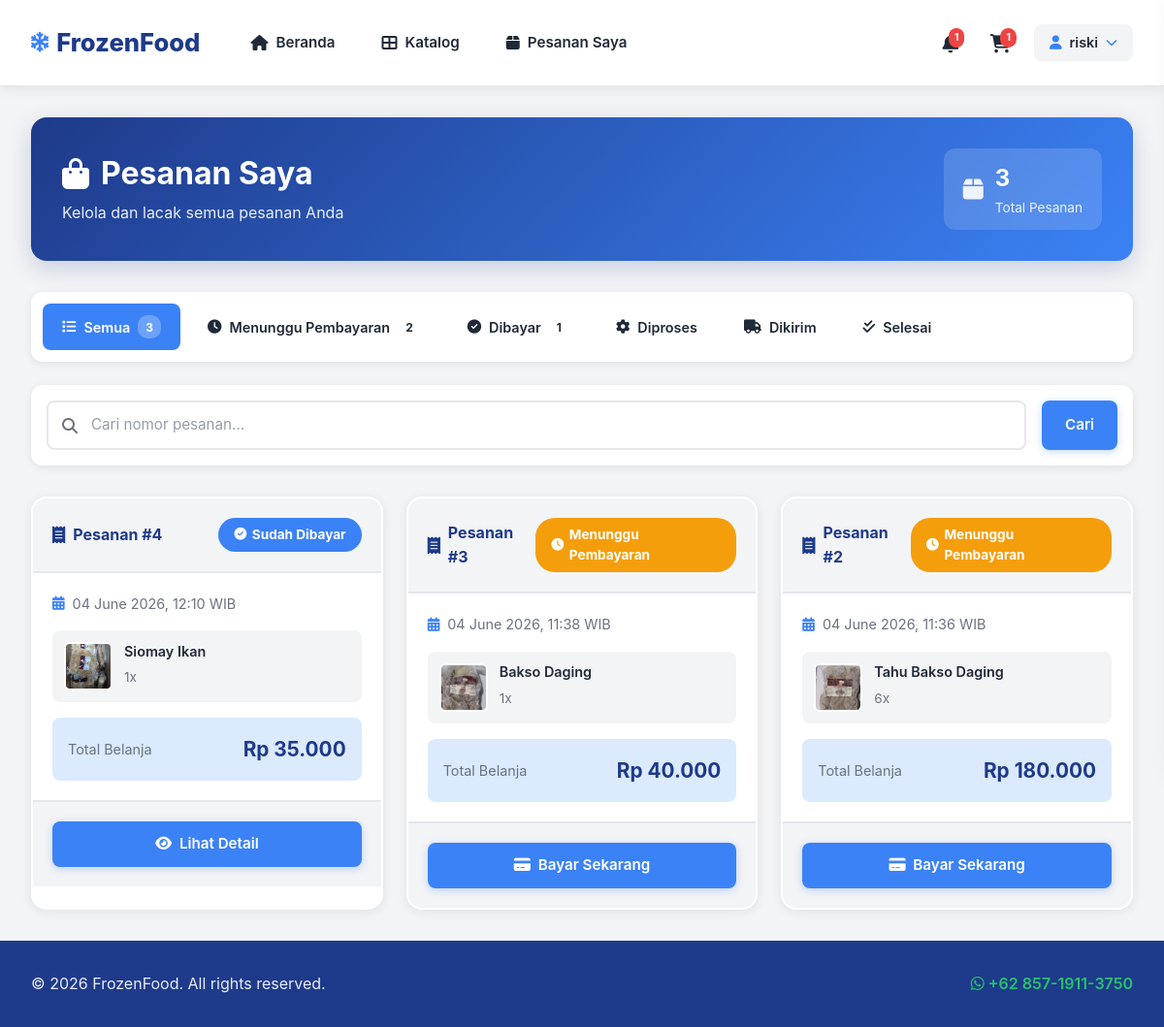
Page /my_orders.php (signed in) on the committed database.
### tables this page shows
CREATE TABLE `orders` (
  `id` int(11) NOT NULL,
  `user_id` int(11) NOT NULL,
  `total_amount` decimal(10,2) NOT NULL,
  `status` enum('pending','paid','processing','shipped','completed','cancelled') DEFAULT 'pending',
  `payment_method` enum('bank_transfer','cod','e_wallet') DEFAULT 'bank_transfer',
  `shipping_address` text DEFAULT NULL,
  `notes` text DEFAULT NULL,
  `created_at` timestamp NULL DEFAULT current_timestamp(),
  `updated_at` timestamp NULL DEFAULT current_timestamp() ON UPDATE current_timestamp(),
  `shipping_service` varchar(20) DEFAULT 'gojek',
  `shipping_cost` int(11) DEFAULT 15000
);

CREATE TABLE `order_items` (
  `id` int(11) NOT NULL,
  `order_id` int(11) NOT NULL,
  `product_id` int(11) NOT NULL,
  `quantity` int(11) NOT NULL,
  `price` decimal(10,2) NOT NULL
);

CREATE TABLE `products` (
  `id` int(11) NOT NULL,
  `name` varchar(100) NOT NULL,
  `description` text DEFAULT NULL,
  `price` decimal(10,2) NOT NULL,
  `stock` int(11) DEFAULT 0,
  `image` varchar(255) DEFAULT NULL,
  `category` varchar(50) DEFAULT NULL,
  `created_at` timestamp NULL DEFAULT current_timestamp()
);

### my_orders.php (the view, shortened to what this page needs)
<?php
require_once 'config/database.php';
$user_id = $_SESSION['user_id'];
$status_filter = $_GET['status'] ?? 'all';
$search = $_GET['search'] ?? '';
$sql = "SELECT * FROM orders WHERE user_id = ?";
$params = [$user_id];
$sql .= " ORDER BY created_at DESC";
$stmt = $pdo->prepare($sql);
$stmt->execute($params);
$orders = $stmt->fetchAll();
$stats = [
    'all' => 0,
    'pending' => 0,
    'paid' => 0,
    'processing' => 0,
    'shipped' => 0,
    'completed' => 0,
    'cancelled' => 0
];
$stmt = $pdo->prepare("SELECT status, COUNT(*) as count FROM orders WHERE user_id = ? GROUP BY status");
$stmt->execute([$user_id]);
$status_counts = $stmt->fetchAll();
foreach ($status_counts as $row) {
    $stats[$row['status']] = $row['count'];
    $stats['all'] += $row['count'];
}
?>
<!DOCTYPE html>
<html lang="id">
<head>
    <link rel="stylesheet" href="https://cdnjs.cloudflare.com/ajax/libs/font-awesome/6.4.0/css/all.min.css">
    <link rel="stylesheet" href="assets/css/style.css?v=5.0">
</head>
<body>
    <?php include 'includes/header.php'; ?>
    <main class="container">
        <div class="page-header-orders">
            <div>
                <h1><i class="fas fa-shopping-bag"></i> Pesanan Saya</h1>
                <p class="page-subtitle">Kelola dan lacak semua pesanan Anda</p>
            </div>
            <div class="header-stats">
                <div class="stat-item-small">
                    <i class="fas fa-box"></i>
                    <div>
                        <strong><?= $stats['all'] ?></strong>
                        <span>Total Pesanan</span>
                    </div>
                </div>
            </div>
        </div>
        <div class="orders-filter-tabs">
            <a href="?status=all" class="filter-tab <?= $status_filter === 'all' ? 'active' : '' ?>">
                <i class="fas fa-list"></i> Semua
                <?php if ($stats['all'] > 0): ?><span class="tab-badge"><?= $stats['all'] ?></span><?php endif; ?>
            </a>
            <a href="?status=pending" class="filter-tab <?= $status_filter === 'pending' ? 'active' : '' ?>">
                <i class="fas fa-clock"></i> Menunggu Pembayaran
                <?php if ($stats['pending'] > 0): ?><span
                    class="tab-badge"><?= $stats['pending'] ?></span><?php endif; ?>
            </a>
            <a href="?status=paid" class="filter-tab <?= $status_filter === 'paid' ? 'active' : '' ?>">
                <i class="fas fa-check-circle"></i> Dibayar
                <?php if ($stats['paid'] > 0): ?><span class="tab-badge"><?= $stats['paid'] ?></span><?php endif; ?>
            </a>
            <a href="?status=processing" class="filter-tab <?= $status_filter === 'processing' ? 'active' : '' ?>">
                <i class="fas fa-cog"></i> Diproses
            </a>
            <a href="?status=shipped" class="filter-tab <?= $status_filter === 'shipped' ? 'active' : '' ?>">
                <i class="fas fa-truck"></i> Dikirim
            </a>
            <a href="?status=completed" class="filter-tab <?= $status_filter === 'completed' ? 'active' : '' ?>">
                <i class="fas fa-check-double"></i> Selesai
            </a>
        </div>
        <div class="orders-search">
            <form method="GET" action="" class="search-form">
                <div class="search-input-group">
                    <i class="fas fa-search"></i>
                    <input type="text" name="search" placeholder="Cari nomor pesanan..."
                        value="<?= htmlspecialchars($search) ?>">
                </div>
                <button type="submit" class="btn btn-primary">Cari</button>
            </form>
        </div>
        <?php if (count($orders) > 0): ?>
        <div class="orders-grid">
            <?php foreach ($orders as $order):
                $stmt = $pdo->prepare("SELECT oi.*, p.name, p.image FROM order_items oi JOIN products p ON oi.product_id = p.id WHERE oi.order_id = ? LIMIT 3");
                $stmt->execute([$order['id']]);
                $items = $stmt->fetchAll();
                $status_labels = [
                    'pending' => 'Menunggu Pembayaran',
                    'paid' => 'Sudah Dibayar',
                    'processing' => 'Diproses',
                    'shipped' => 'Dikirim',
                    'completed' => 'Selesai',
                    'cancelled' => 'Dibatalkan'
                ];
                $status_icons = [
                    'pending' => 'fa-clock',
                    'paid' => 'fa-check-circle',
                    'processing' => 'fa-cog',
                    'shipped' => 'fa-truck',
                    'completed' => 'fa-check-double',
                    'cancelled' => 'fa-times-circle'
                ];
            ?>
            <div class="order-card-modern">
                <div class="order-card-header">
                    <div class="order-number">
                        <i class="fas fa-receipt"></i>
                        <span>Pesanan #<?= $order['id'] ?></span>
                    </div>
                    <span class="status-badge status-<?= $order['status'] ?>">
                        <i class="fas <?= $status_icons[$order['status']] ?>"></i>
                        <?= $status_labels[$order['status']] ?>
                    </span>
                </div>
                <div class="order-card-body">
                    <div class="order-date-info">
                        <i class="fas fa-calendar-alt"></i>
                        <span><?= date('d F Y, H:i', strtotime($order['created_at'])) ?> WIB</span>
                    </div>
                    <div class="order-items-preview">
                        <?php foreach ($items as $item): ?>
                        <div class="item-preview">
                            <img src="<?= htmlspecialchars($item['image']) ?>"
                                alt="<?= htmlspecialchars($item['name']) ?>">
                            <div class="item-preview-info">
                                <h5><?= htmlspecialchars($item['name']) ?></h5>
                                <span><?= $item['quantity'] ?>x</span>
                            </div>
                        </div>
                        <?php endforeach; ?>
                    </div>
                    <div class="order-total-info">
                        <span>Total Belanja</span>
                        <strong>Rp <?= number_format($order['total_amount'], 0, ',', '.') ?></strong>
                    </div>
                </div>
                <div class="order-card-footer">
                    <?php if ($order['status'] === 'pending'): ?>
                    <a href="order_detail.php?id=<?= $order['id'] ?>" class="btn btn-primary btn-block">
                        <i class="fas fa-credit-card"></i> Bayar Sekarang
                    </a>
                    <?php else: ?>
                    <a href="order_detail.php?id=<?= $order['id'] ?>" class="btn btn-primary btn-block">
                        <i class="fas fa-eye"></i> Lihat Detail
                    </a>
                    <?php endif; ?>
                </div>
            </div>
            <?php endforeach; ?>
        </div>
        <?php endif; ?>
    </main>
    <?php include 'includes/footer.php'; ?>
</body>
</html>

### rows in the picture
orders: id "4", status "Sudah Dibayar", created_at "04 June 2026, 12:10", total_amount "35.000"
order_items: product.image (picture), product.name "Siomay Ikan", quantity "1"
orders: id "3", status "Menunggu Pembayaran", created_at "04 June 2026, 11:38", total_amount "40.000"
order_items: product.image (picture), product.name "Bakso Daging", quantity "1"
orders: id "2", status "Menunggu Pembayaran", created_at "04 June 2026, 11:36", total_amount "180.000"
order_items: product.image (picture), product.name "Tahu Bakso Daging", quantity "6"

### other values in the picture
$notif_count "1"
$cart_count "1"
$_SESSION['user_name'] "riski"
$stats['all'] "3"
$stats['pending'] "2"
$stats['paid'] "1"
